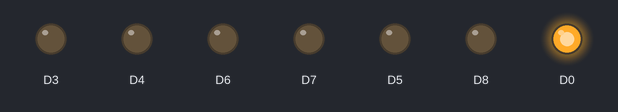
This sketch was run on a simulated ESP8266 (NodeMCU). Shown: output pins drawn as LEDs (lit = HIGH).

Above: at 0.2 s.
At 1.2 s:
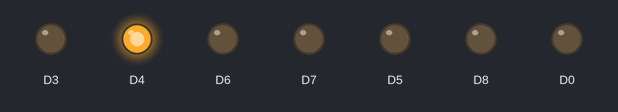
At 1.7 s:
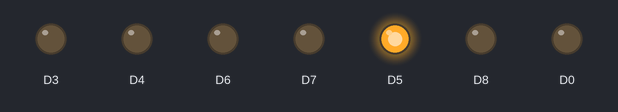
At 3.2 s:
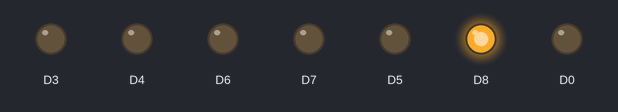
At 5.7 s:
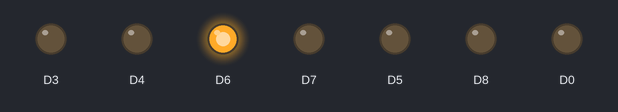
At 7.7 s:
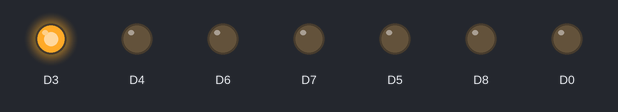
Timing chart, 0 to 8.1 s (numbered marks = the images above):
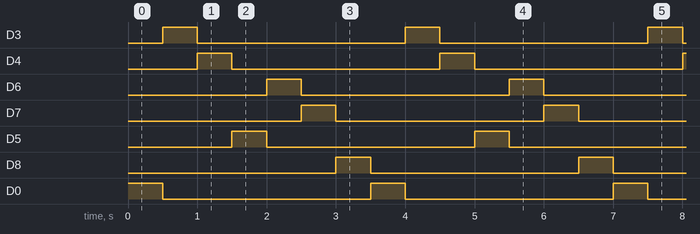

The sketch:

blinking.ino
```cpp
void setup() {
  pinMode(D0,OUTPUT);
  pinMode(D3,OUTPUT);
  pinMode(D4,OUTPUT);
  pinMode(D5,OUTPUT);
  pinMode(D6,OUTPUT);
  pinMode(D7,OUTPUT);
  pinMode(D8,OUTPUT);

}

void loop() {
  digitalWrite(D0,HIGH);
  digitalWrite(D3,LOW);
  digitalWrite(D4,LOW);
  digitalWrite(D5,LOW);
  digitalWrite(D6,LOW);
  digitalWrite(D7,LOW);
  digitalWrite(D8,LOW);
  delay(500);
  digitalWrite(D0,LOW);
  digitalWrite(D3,HIGH);
  digitalWrite(D4,LOW);
  digitalWrite(D5,LOW);
  digitalWrite(D6,LOW);
  digitalWrite(D7,LOW);
  digitalWrite(D8,LOW);
  delay(500);
  digitalWrite(D0,LOW);
  digitalWrite(D3,LOW);
  digitalWrite(D4,HIGH);
  digitalWrite(D5,LOW);
  digitalWrite(D6,LOW);
  digitalWrite(D7,LOW);
  digitalWrite(D8,LOW);
  delay(500);
  digitalWrite(D0,LOW);
  digitalWrite(D3,LOW);
  digitalWrite(D4,LOW);
  digitalWrite(D5,HIGH);
  digitalWrite(D6,LOW);
  digitalWrite(D7,LOW);
  digitalWrite(D8,LOW);
  delay(500);
  digitalWrite(D0,LOW);
  digitalWrite(D3,LOW);
  digitalWrite(D4,LOW);
  digitalWrite(D5,LOW);
  digitalWrite(D6,HIGH);
  digitalWrite(D7,LOW);
  digitalWrite(D8,LOW);
  delay(500);
  digitalWrite(D0,LOW);
  digitalWrite(D3,LOW);
  digitalWrite(D4,LOW);
  digitalWrite(D5,LOW);
  digitalWrite(D6,LOW);
  digitalWrite(D7,HIGH);
  digitalWrite(D8,LOW);
  delay(500);
  digitalWrite(D0,LOW);
  digitalWrite(D3,LOW);
  digitalWrite(D4,LOW);
  digitalWrite(D5,LOW);
  digitalWrite(D6,LOW);
  digitalWrite(D7,LOW);
  digitalWrite(D8,HIGH);
  delay(500);

}
```

Measured:
- by itself, D3, D4, D6, D7, D5, D8, D0: alternates HIGH for 0.50 s and LOW for 3.0 s
- by itself, everything shown: repeats every 3.5 s, in 7 steps
